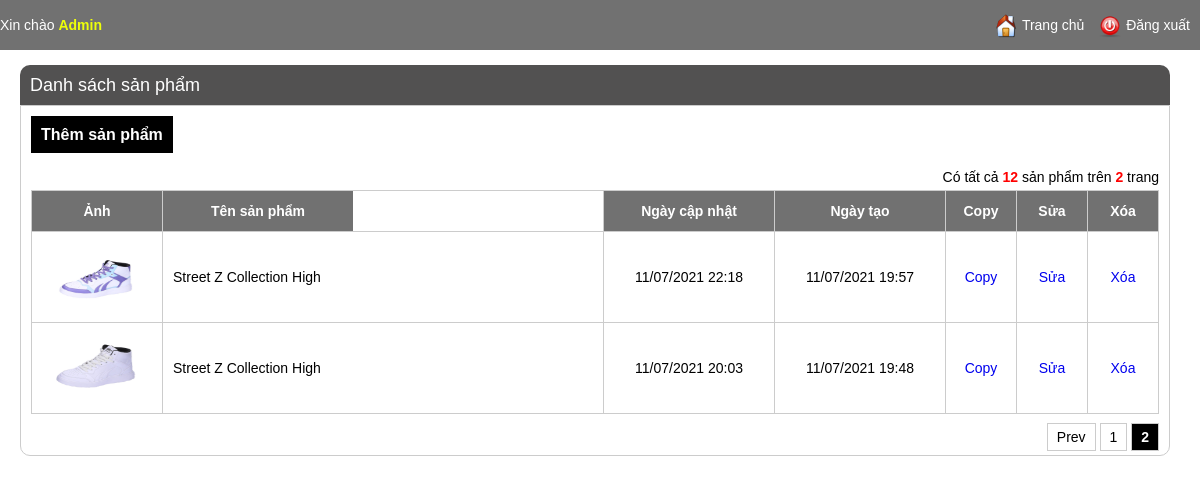
The page /admin/product_listing.php?per_page=10&page=2 (signed in) on the database its author committed.
### tables this page shows
CREATE TABLE IF NOT EXISTS `product` (
  `id` int(11) NOT NULL AUTO_INCREMENT,
  `name` varchar(255) NOT NULL,
  `image` varchar(255) DEFAULT NULL,
  `price` float NOT NULL,
  `content` text NOT NULL,
  `created_time` int(11) NOT NULL,
  `last_updated` int(11) NOT NULL,
  PRIMARY KEY (`id`)
);

### admin/product_listing.php (the view, shortened to what this page needs)
<?php
include 'header.php';
$config_name = "product";
$config_title = "sản phẩm";
if (!empty($_SESSION['current_user'])) {
    $item_per_page = (!empty($_GET['per_page'])) ? $_GET['per_page'] : 10;
    $current_page = (!empty($_GET['page'])) ? $_GET['page'] : 1;
    $offset = ($current_page - 1) * $item_per_page;
    if(!empty($where)){
        $totalRecords = mysqli_query($con, "SELECT * FROM `product` where (".$where.")");
    }else{
        $totalRecords = mysqli_query($con, "SELECT * FROM `product`");
    }
    $totalRecords = $totalRecords->num_rows;
    $totalPages = ceil($totalRecords / $item_per_page);
    if(!empty($where)){
        $products = mysqli_query($con, "SELECT * FROM `product` where (".$where.") ORDER BY `id` DESC LIMIT " . $item_per_page . " OFFSET " . $offset);
    }else{
        $products = mysqli_query($con, "SELECT * FROM `product` ORDER BY `id` DESC LIMIT " . $item_per_page . " OFFSET " . $offset);
    }
    ?>
    <div class="main-content">
        <h1>Danh sách <?=$config_title?></h1>
        <div class="listing-items">
            <div class="buttons">
                <a href="./<?=$config_name?>_editing.php">Thêm <?=$config_title?></a>
            </div>
            <div class="total-items">
                <span>Có tất cả <strong><?=$totalRecords?></strong> <?=$config_title?> trên <strong><?=$totalPages?></strong> trang</span>
            </div>
            <ul>
                <li class="listing-item-heading">
                    <div class="listing-prop listing-img">Ảnh</div>
                    <div class="listing-prop listing-name">Tên <?=$config_title?></div>
                    <div class="listing-prop listing-button">
                        Xóa
                    </div>
                    <div class="listing-prop listing-button">
                        Sửa
                    </div>
                    <div class="listing-prop listing-button">
                        Copy
                    </div>
                    <div class="listing-prop listing-time">Ngày tạo</div>
                    <div class="listing-prop listing-time">Ngày cập nhật</div>
                </li>
                <?php
                while ($row = mysqli_fetch_array($products)) {
                    ?>
                    <li>
                        <div class="listing-prop listing-img"><img src="../<?= $row['image'] ?>" alt="<?= $row['name'] ?>" title="<?= $row['name'] ?>" /></div>
                        <div class="listing-prop listing-name"><?= $row['name'] ?></div>
                        <div class="listing-prop listing-button">
                            <a href="./<?=$config_name?>_delete.php?id=<?= $row['id'] ?>">Xóa</a>
                        </div>
                        <div class="listing-prop listing-button">
                            <a href="./<?=$config_name?>_editing.php?id=<?= $row['id'] ?>">Sửa</a>
                        </div>
                        <div class="listing-prop listing-button">
                            <a href="./<?=$config_name?>_editing.php?id=<?= $row['id'] ?>&task=copy">Copy</a>
                        </div>
                        <div class="listing-prop listing-time"><?= date('d/m/Y H:i', $row['created_time']) ?></div>
                        <div class="listing-prop listing-time"><?= date('d/m/Y H:i', $row['last_updated']) ?></div>
                    </li>
                <?php } ?>
            </ul>
            <?php
            include './pagination.php';
            ?>
        </div>
    </div>
    <?php
}
?>

### css/admin_style.css (style rules this page uses)
body { font-family: arial; padding: 0; margin: 0; font-size: 14px; }
h1 { text-align: center; }
.listing-items { padding: 10px; border: 1px solid #ccc; border-radius: 0 0 10px 10px; }
.listing-items ul { padding: 0; margin: 0; }
.listing-prop { float: right; border-left: 1px solid #ccc; line-height: 90px; padding: 0 10px; }
.listing-img { width: 110px; height: 90px; float: left; }
.listing-img img { width: 100px; padding: 5px; height: 80px; }
.listing-fullname, .listing-username, .listing-name { padding-left: 10px; border-right: 0; float: left; width: 170px; max-height: 90px; overflow: hidden; }
.listing-button { float: right; border-left: 1px solid #ccc; border-right: 0; padding: 0 10px; width: 50px; text-align: center; }
.listing-items ul li { list-style: none; border: 1px solid #ccc; border-top: 0; border-left: 0; }
.listing-items ul li:first-child { border-top: 1px solid #ccc; }
.listing-time { width: 150px; text-align: center; }
.listing-item-heading { text-align: center; font-weight: bold; }
.listing-item-heading .listing-prop { height: 40px; line-height: 40px; background: #717171; color: #FFF; }
.buttons { font-weight: bold; font-size: 16px; margin-bottom: 15px; line-height: 38px; }
.buttons a { color: #FFF; padding: 10px; background: #000; }
a { text-decoration: none; }
.main-content { float: left; width: 1150px; margin-left: 20px; }
.main-content h1 { margin: 0; text-align: left; background: #525151; color: #fff; font-size: 18px; font-weight: normal; line-height: 40px; border-radius: 10px 10px 0 0; padding: 0 10px; }
.total-items { margin-bottom: 5px; text-align: right; }
.total-items strong { color: red; }

### rows shown on the page
product: image (picture), name "Street Z Collection High…", created_time "11/07/2021 19:57", last_updated "11/07/2021 22:18"
product: image (picture), name "Street Z Collection High…", created_time "11/07/2021 19:48", last_updated "11/07/2021 20:03"

### other values the page prints
$config_title "sản phẩm"
$totalRecords "12"
$totalPages "2"
